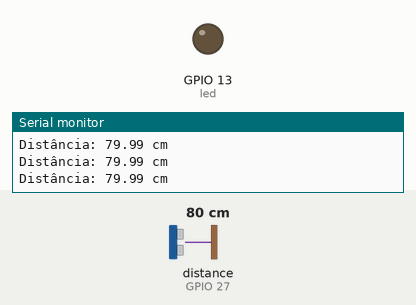
A sketch run on a simulated ESP32. Shown: output pins drawn as LEDs (lit = HIGH), the last lines printed to the serial monitor. Wiring (inferred from the names in the program): ultrasonic range finder: trigger GPIO 26; echo GPIO 27. The test bench sets the inputs (shaded band); at power-on: distance to the obstacle (sensor on GPIO 27) 80 cm. The echo pulse lasts 58.3 µs per cm; pins used as bus, display or sensor lines are not drawn.

Above: at 1.3 s.
1.4 s: distance to the obstacle (sensor on GPIO 27) set to 12 cm
2.9 s: distance to the obstacle (sensor on GPIO 27) set to 9 cm
At 4.2 s:
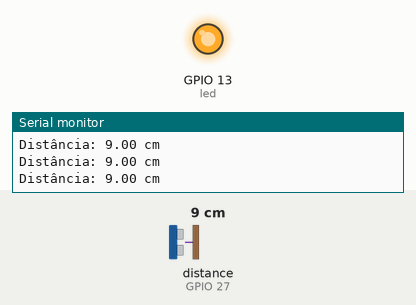
4.5 s: distance to the obstacle (sensor on GPIO 27) set to 18 cm
At 5.5 s:
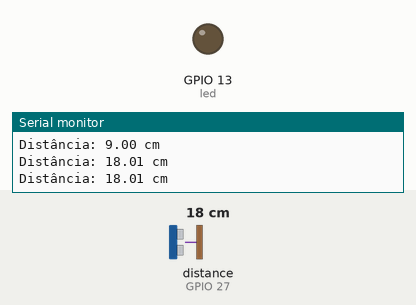
6.0 s: distance to the obstacle (sensor on GPIO 27) set to 2 cm
At 6.9 s:
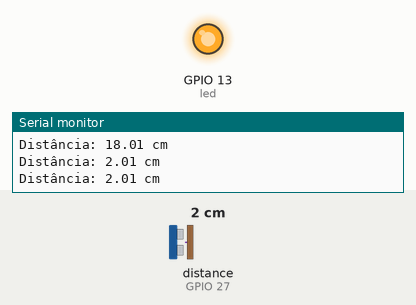
Timing chart, 0 to 8.5 s (numbered marks = the images above; inputs shaded):
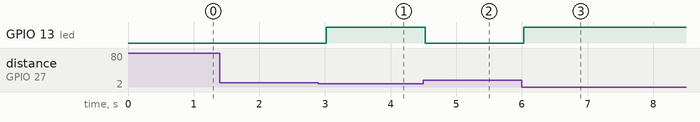

The sketch:

HC-SR04-ESP32.ino
```cpp
const int trigger = 26; // Pino 26 conectado ao TRIG do HC-SR04
const int echo = 27; // Pino 27 conectado ao ECHO do HC-SR04
const int led = 13;  // Pino 13 conectado ao LED

void setup() {
  Serial.begin(115200); // Inicializa a comunicação serial
  pinMode(trigger, OUTPUT); // Configura o pino TRIG como saída
  pinMode(echo, INPUT);  // Configura o pino ECHO como entrada
  pinMode(led, OUTPUT);  // Configura o pino LED como saída
}

void loop() {
  digitalWrite(trigger, LOW);
  delayMicroseconds(2);
  digitalWrite(trigger, HIGH);
  delayMicroseconds(10);
  digitalWrite(trigger, LOW);

  long duracao = pulseIn(echo, HIGH); // Mede o tempo de resposta do ECHO
  float distancia = (duracao * 0.0343) / 2;// Calcula a distância usando a velocidade do som (aproximadamente 343 m/s)
  Serial.print("Distância: ");
  Serial.print(distancia);
  Serial.println(" cm");

  if (distancia <= 10) // quando estiver menor ou igual a 10 cm enviará um alerta. ** Valor editável para a distância preferir.
  {
    digitalWrite(led, HIGH); // Acende o LED se a distância for menor ou igual a 10 cm
  } else {
    digitalWrite(led, LOW);  // Desliga o LED caso contrário
  }

  delay(500); // Aguarda antes de fazer a próxima leitura
}
```

Measured:
- the behaviour switches between 11 and 10 cm on distance to the obstacle (sensor on GPIO 27) (found by bisection; images 0 and 1)
- after the input at 2.9 s, GPIO 13 (led): LOW → HIGH after 0.12 s
- after the input at 4.5 s, GPIO 13 (led): HIGH → LOW at once
- after the input at 6.0 s, GPIO 13 (led): LOW → HIGH at once
